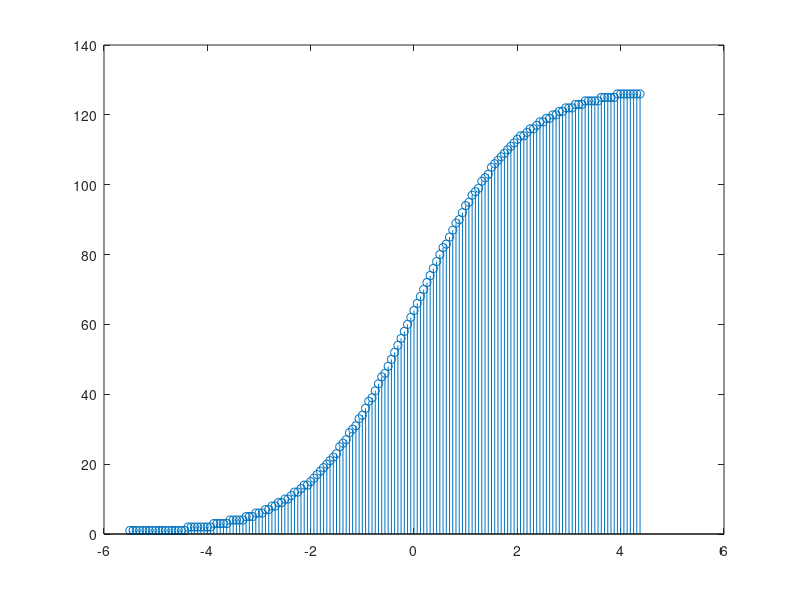

Write the MATLAB code that produced this figure.
% Values lower -5.5 --> 0; Greater 4.375 --> 127
X = [-5.5:0.0625:4.375];
Y = 1./(1+exp(-X));
Y = round(Y);
Y = 1./(1+exp(-X));
Y = Y.*128;
Y = round(Y);
csvwrite('quantized_sigmoid_signed.csv', Y);
stem(X,Y);